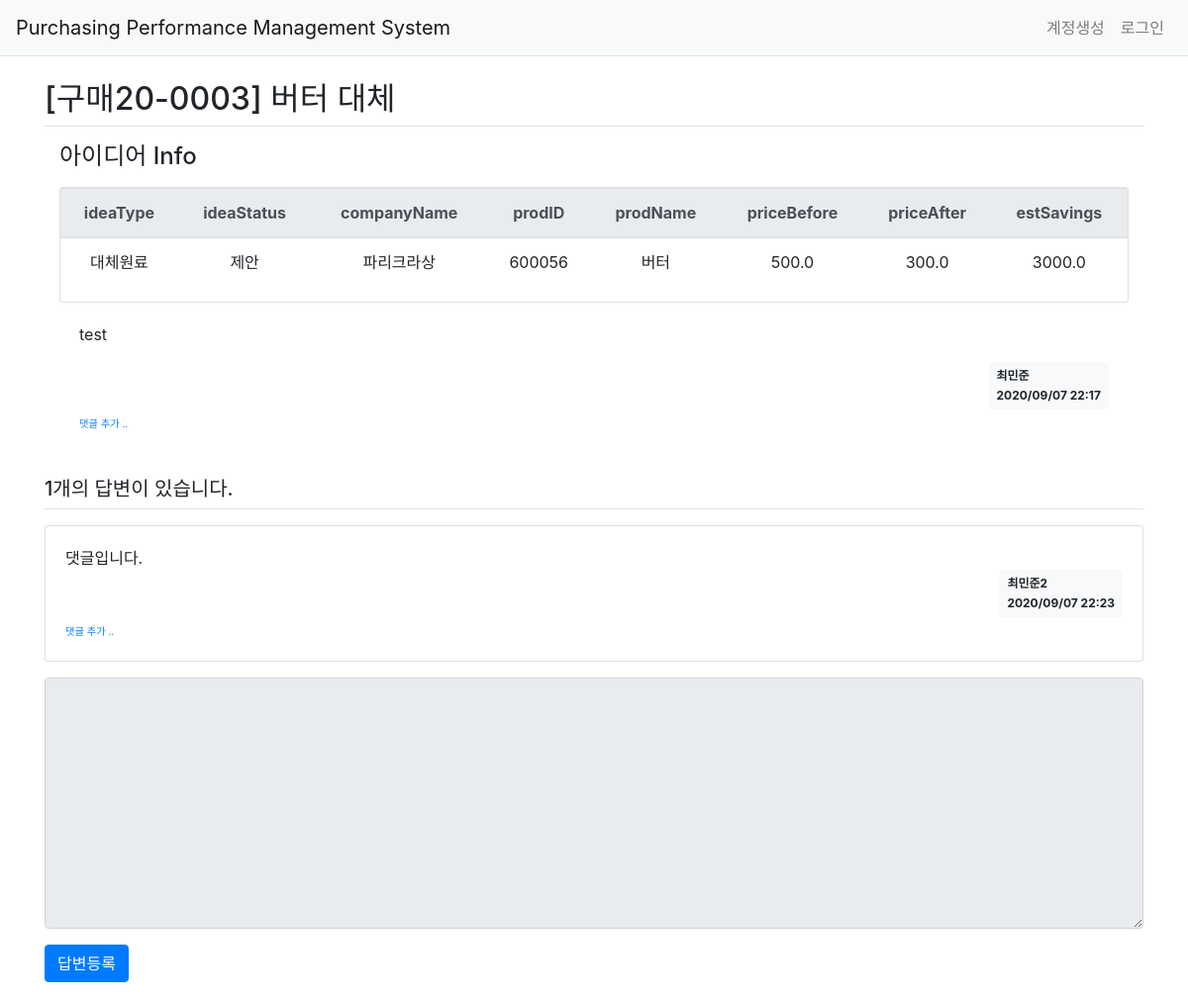
Screenshot of /idea/detail/4/ with the database file from the repository.
### pybo/models.py (models this page shows)
class Idea(db.Model):
    id = db.Column(db.Integer, primary_key=True)
    ideaNum = db.Column(db.String(30), unique=True, nullable=False) #new
    ideaType = db.Column(db.String(50), nullable=False) #new
    companyID = db.Column(db.String(10), nullable=False)
    companyName = db.Column(db.String(50), db.ForeignKey('company.companyName', ondelete='CASCADE'), nullable=False)
    company = db.relationship('Company')
    prodID = db.Column(db.String(30), nullable=False) #name change/ prod_ID to prodID
    prodName = db.Column(db.String(100), db.ForeignKey('product.prodName'))
    prod = db.relationship('Product')
    ideaTitle = db.Column(db.String(200), nullable=False) #name change / subject to ideaTitle
    ideaStatus = db.Column(db.String(30), nullable=True) # new
    effectBegin = db.Column(db.DateTime(), nullable=True) # new
    effectEnd = db.Column(db.DateTime(), nullable=True) # new
    priceBefore = db.Column(db.Float(), nullable=True) #new
    priceAfter = db.Column(db.Float(), nullable=True) #new
    estSavings = db.Column(db.Float(), nullable=True) #new
    content = db.Column(db.Text(), nullable=False)
    regDate = db.Column(db.DateTime(), nullable=False)
    userid = db.Column(db.String(150), nullable=False)
    userName = db.Column(db.Integer, db.ForeignKey('user.username', ondelete='CASCADE'), nullable=False)
    user = db.relationship('User', backref=db.backref('idea_set'))
    editDate = db.Column(db.DateTime(), nullable=True)
    voter = db.relationship('User', secondary=idea_voter, backref=db.backref('idea_voter_set'))

class User(db.Model):
    id = db.Column(db.Integer, primary_key=True)
    username = db.Column(db.String(150), unique=False, nullable=False)
    password = db.Column(db.String(200), nullable=False)
    email = db.Column(db.String(120), unique=True, nullable=False)
    userid = db.Column(db.String(150), unique=True, nullable=False)
    userteam = db.Column(db.String(30), nullable=False)

class Feedback(db.Model):
    id = db.Column(db.Integer, primary_key=True)
    idea_id = db.Column(db.Integer, db.ForeignKey('idea.id', ondelete='CASCADE'))
    idea = db.relationship('Idea', backref=db.backref('feedback_set'))
    content = db.Column(db.Text(), nullable=False)
    regDate = db.Column(db.DateTime(), nullable=False)
    userid = db.Column(db.Integer, db.ForeignKey('user.userid', ondelete='CASCADE'), nullable=False)
    user = db.relationship('User', backref=db.backref('feedback_set'))
    editDate = db.Column(db.DateTime(), nullable=True)
    voter = db.relationship('User', secondary=feedback_voter, backref=db.backref('feedback_voter_set'))

### pybo/views/idea_views.py (the view)
@bp.route('/detail/<int:idea_id>/')
def detail(idea_id):
    form = FeedbackForm()
    idea = Idea.query.get_or_404(idea_id)
    return render_template('idea/idea_detail.html', idea=idea, form=form)

### pybo/forms.py
class FeedbackForm(FlaskForm):
    content = TextAreaField('내용', validators=[DataRequired('내용은 필수입력 항목입니다.')])

### pybo/filter.py (called while the page is built)
def format_datetime(value, fmt='%Y/%m/%d %H:%M'):
    return value.strftime(fmt)

### pybo/views/auth_views.py (called while the page is built)
@bp.before_app_request
def load_logged_in_user():
    userid = session.get('userid')
    if userid is None:
        g.user = None
    else:
        g.user = User.query.get(userid)

### pybo/templates/idea/idea_detail.html (shortened to what this page needs)
{% extends 'base.html' %}
{% block content %}
<div class="container my-3">
    <h2 class="border-bottom py-2">[{{ idea.ideaNum }}] {{ idea.ideaTitle }}</h2>
    <div class="container">
    <h4 class="mt-3">아이디어 Info</h3>
    <div class="row my-3">
        <div class="col-12">
            <div class="card">
                <table class="table">
                    <thead>
                    <tr class="text-center thead-light">
                        <th>ideaType</th>
                        <th>ideaStatus</th>
                        <th>companyName</th>
                        <th>prodID</th>
                        <th>prodName</th>
                        <th>priceBefore</th>
                        <th>priceAfter</th>
                        <th>estSavings</th>
                    </tr>
                    </thead>
                    <tbody>
                        <tr class="text-center">
                            <td>{{ idea.ideaType }}</td>
                            <td>{{ idea.ideaStatus }}</td>
                            <td>{{ idea.companyName }}</td>
                            <td>{{ idea.prodID }}</td>
                            <td>{{ idea.prodName }}</td>
                            <td>{{ idea.priceBefore }}</td>
                            <td>{{ idea.priceAfter }}</td>
                            <td>{{ idea.estSavings }}</td>
                        </tr>
                    </tbody>
                </table>
            </div>
            <div class="card-body">
                <div class="card-text">{{ idea.content|markdown }}</div>
                <div class="d-flex justify-content-end">
                    <div class="badge badge-light p-2 text-left">
                        <div class="mb-2">{{ idea.user.username }}</div>
                        <div>{{ idea.regDate|datetime }}</div>
                    </div>
                </div>
                <div>
                    <a href="{{ url_for('comment.create_idea', idea_id=idea.id) }}"
                        class="small"><small>댓글 추가 ..</small></a>
                </div>
            </div>
            </div>
        </div>
    </div>
    <h5 class="border-bottom my-3 py-2">{{ idea.feedback_set|length }}개의 답변이 있습니다.</h5>
    {% for feedback in idea.feedback_set %}
    <div class="row my-3">
        <div class="col-12">
            <div class="card">
                <div class="card-body">
                    <div class="card-text" style="white-space: pre-line;">{{ feedback.content }}</div>
                    <div class="d-flex justify-content-end">
                        <div class="badge badge-light p-2 text-left">
                            <div class="mb-2">{{ feedback.user.username }}</div>
                            <div>{{ feedback.regDate|datetime }}</div>
                        </div>
                    </div>
                    <div>
                        <a href="{{ url_for('comment.create_feedback', feedback_id=feedback.id) }}"
                           class="small"><small>댓글 추가 ..</small></a>
                    </div>
                </div>
            </div>
        </div>
    </div>
    {% endfor %}
    <form action="{{ url_for('feedback.create', idea_id=idea.id) }}" method="post" class="my-3">
        <div class="form-group">
            <textarea {% if not g.user %}disabled{% endif %}
                    name="content" id="content" class="form-control" rows="10"></textarea>
        </div>
        <input type="submit" value="답변등록" class="btn btn-primary">
    </form>
    </div>
{% endblock %}

### rows the page displays
Idea: ideaNum "구매20-0003", ideaTitle "버터 대체", ideaType "대체원료", ideaStatus "제안", companyName "파리크라상", prodID "600056", prodName "버터", priceBefore "500.0", priceAfter "300.0", estSavings "3000.0", content "test", regDate "2020/09/07 22:17"
User: user.username "최민준"
Feedback: content "댓글입니다.", user.username "최민준2", regDate "2020/09/07 22:23"

### other values shown
{{ idea.feedback_set|length }} "1"
